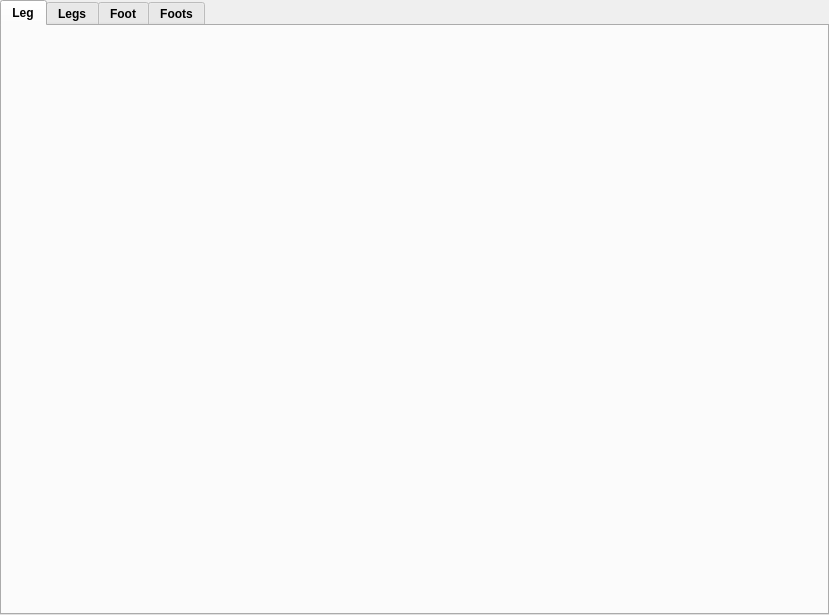
<?xml version="1.0" encoding="UTF-8"?>
<ui version="4.0">
 <class>DataPlotWidget</class>
 <widget class="QWidget" name="DataPlotWidget">
  <property name="geometry">
   <rect>
    <x>0</x>
    <y>0</y>
    <width>829</width>
    <height>615</height>
   </rect>
  </property>
  <property name="acceptDrops">
   <bool>true</bool>
  </property>
  <property name="windowTitle">
   <string>Plot</string>
  </property>
  <layout class="QVBoxLayout" name="verticalLayout_4">
   <property name="spacing">
    <number>0</number>
   </property>
   <property name="leftMargin">
    <number>0</number>
   </property>
   <property name="topMargin">
    <number>0</number>
   </property>
   <property name="rightMargin">
    <number>0</number>
   </property>
   <property name="bottomMargin">
    <number>0</number>
   </property>
   <item>
    <widget class="QTabWidget" name="tabWidget">
     <property name="font">
      <font>
       <weight>75</weight>
       <bold>true</bold>
      </font>
     </property>
     <property name="currentIndex">
      <number>0</number>
     </property>
     <widget class="QWidget" name="tab">
      <property name="minimumSize">
       <size>
        <width>557</width>
        <height>286</height>
       </size>
      </property>
      <attribute name="title">
       <string>Leg</string>
      </attribute>
      <layout class="QHBoxLayout" name="horizontalLayout">
       <item>
        <layout class="QVBoxLayout" name="layout_front">
         <item>
          <widget class="QWidget" name="widget" native="true">
           <layout class="QVBoxLayout" name="verticalLayout_5">
            <item>
             <layout class="QVBoxLayout" name="layout_lf"/>
            </item>
            <item>
             <layout class="QVBoxLayout" name="layout_lb"/>
            </item>
           </layout>
          </widget>
         </item>
        </layout>
       </item>
       <item>
        <layout class="QVBoxLayout" name="verticalLayout_2">
         <item>
          <widget class="QWidget" name="widget_2" native="true">
           <layout class="QVBoxLayout" name="verticalLayout_7">
            <item>
             <layout class="QVBoxLayout" name="layout_rf"/>
            </item>
            <item>
             <layout class="QVBoxLayout" name="layout_rb"/>
            </item>
           </layout>
          </widget>
         </item>
        </layout>
       </item>
      </layout>
     </widget>
     <widget class="QWidget" name="tab_2">
      <attribute name="title">
       <string>Legs</string>
      </attribute>
      <layout class="QHBoxLayout" name="horizontalLayout_3">
       <item>
        <layout class="QHBoxLayout" name="layout_legs"/>
       </item>
      </layout>
     </widget>
     <widget class="QWidget" name="tab_3">
      <attribute name="title">
       <string>Foot</string>
      </attribute>
      <layout class="QHBoxLayout" name="horizontalLayout_2">
       <item>
        <layout class="QVBoxLayout" name="verticalLayout_3">
         <item>
          <widget class="QWidget" name="widget_3" native="true">
           <layout class="QVBoxLayout" name="verticalLayout_9">
            <item>
             <layout class="QVBoxLayout" name="verticalLayout_lf"/>
            </item>
            <item>
             <layout class="QVBoxLayout" name="verticalLayout_lb"/>
            </item>
           </layout>
          </widget>
         </item>
        </layout>
       </item>
       <item>
        <layout class="QVBoxLayout" name="verticalLayout">
         <item>
          <widget class="QWidget" name="widget_4" native="true">
           <layout class="QVBoxLayout" name="verticalLayout_12">
            <item>
             <layout class="QVBoxLayout" name="verticalLayout_rf"/>
            </item>
            <item>
             <layout class="QVBoxLayout" name="verticalLayout_rb"/>
            </item>
           </layout>
          </widget>
         </item>
        </layout>
       </item>
      </layout>
     </widget>
     <widget class="QWidget" name="tab_4">
      <attribute name="title">
       <string>Foots</string>
      </attribute>
      <layout class="QVBoxLayout" name="verticalLayout_6">
       <item>
        <layout class="QHBoxLayout" name="layout_foot"/>
       </item>
      </layout>
     </widget>
    </widget>
   </item>
  </layout>
 </widget>
 <resources/>
 <connections/>
</ui>
